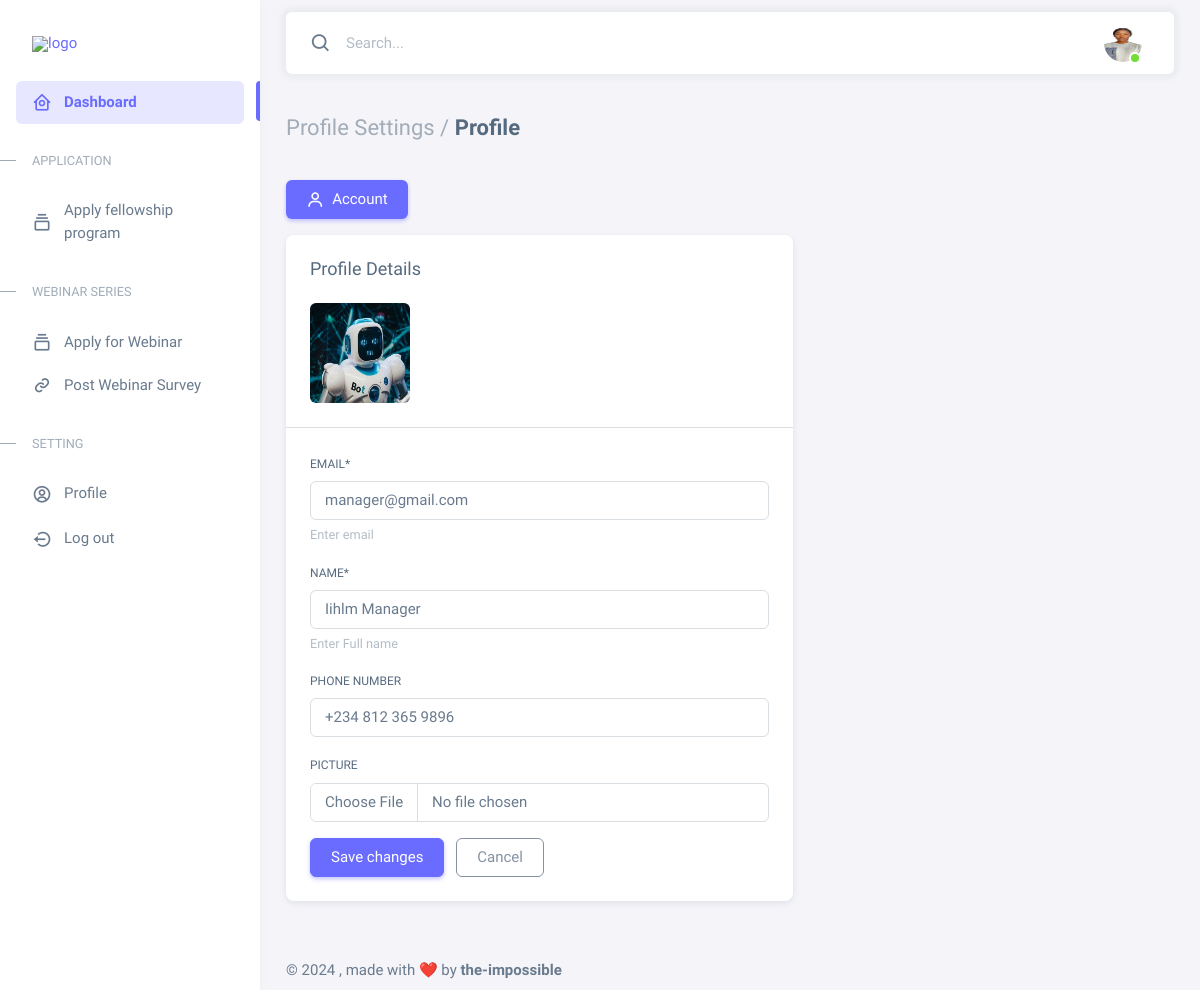
Page /auth/profile/fa147fe7311741ad8feb8c2cf303a5b2 (signed in) on the committed database.
### ALIHF_auth/models.py (models this page shows, shortened)
class User(AbstractBaseUser, PermissionsMixin):
    user_id = models.UUIDField(
        default=uuid.uuid4, primary_key=True, unique=True, editable=False)
    email = models.CharField(max_length=100, db_index=True,
                             unique=True, verbose_name='email address', blank=True)
    name = models.CharField(
        max_length=100, db_index=True, blank=True, null=True)
    phone_number = PhoneNumberField(db_index=True, unique=True, blank=True)
    picture = models.ImageField(
        default='img/user.png', upload_to='uploads/', null=True)
    date_joined = models.DateTimeField(
        verbose_name='date_joined', auto_now_add=True)
    last_login = models.DateTimeField(
        verbose_name='last_login', auto_now=True, null=True)
    is_active = models.BooleanField(default=True)
    is_staff = models.BooleanField(default=False)
    is_superuser = models.BooleanField(default=False)
    USERNAME_FIELD = 'email'
    REQUIRED_FIELDS = ['name', 'phone_number']
    objects = UserManager()
    class Meta:
        db_table = 'Users'
        verbose_name_plural = 'Users'

### ALIHF_auth/views.py (the view)
class UpdateProfileView(SuccessMessageMixin, LoginRequiredMixin, UpdateView):
    model = User
    template_name = "backend/profile.html"
    form_class = UpdateUserCreationForm
    success_message = 'Account Updated Successfully!'
    def get_context_data(self, **kwargs):
        context = super().get_context_data(**kwargs)
        context["type"] = 'Update'
        return context

### ALIHF_auth/forms.py
class UpdateUserCreationForm(forms.ModelForm):
    email = forms.CharField(help_text='Enter email', widget=forms.TextInput(
        attrs={
            'class': 'form-control ',
            'type': 'email',
        }
    ))
    name = forms.CharField(help_text='Enter Full name', widget=forms.TextInput(
        attrs={
            'placeholder': 'Enter Full name',
            'class': 'form-control ',
        }
    ))
    phone_number = PhoneNumberField(region="NG", help_text='Enter Phone number')
    picture = forms.ImageField(required=False, widget=forms.FileInput(
        attrs={
            'class': 'form-control',
            'type': 'file',
            'accept': 'image/png, image/jpeg'
        }
    ))
    class Meta:
        model = User
        fields = ('email', 'name', 'phone_number', 'picture')

### Templates/backend/profile.html (shortened to what this page needs)
{% extends "base_back.html" %}
{% load static %}
{% block head %} {% include "partials/backend/head.html" %} {%endblock %}
{% load crispy_forms_tags %}
{% block body %}
    <div class="layout-wrapper layout-content-navbar">
      <div class="layout-container">
        {% include 'partials/backend/sidebar.html' %}
        <div class="layout-page">
          {% include 'partials/backend/auth_nav.html' %}
          <div class="content-wrapper">
            <div class="container-xxl flex-grow-1 container-p-y">
              <h4 class="fw-bold py-3 mb-4"><span class="text-muted fw-light">Profile Settings /</span> Profile</h4>
              <div class="row">
                <div class="col-md-7">
                  <ul class="nav nav-pills flex-column flex-md-row mb-3">
                    <li class="nav-item">
                      <a class="nav-link active" href="{% url 'auth:profile' request.user.pk %}"><i class="bx bx-user me-1"></i> Account</a>
                    </li>
                  </ul>
                  <div class="card mb-4">
                    <h5 class="card-header">Profile Details</h5>
                    <div class="card-body">
                      <div class="d-flex align-items-start align-items-sm-center gap-4">
                        <img src="{{user.picture.url}}" alt="user-avatar" class="d-block rounded" height="100"
                          width="100"
                          id="uploadedAvatar"
                        />
                      </div>
                    </div>
                    <hr class="my-0" />
                    <div class="card-body">
                      <form id="formAccountSettings" method="POST" enctype="multipart/form-data">
                        {{form|crispy}}
                        <div class="mt-2">
                          <button type="submit" class="btn btn-primary me-2">Save changes</button>
                          <button type="reset" class="btn btn-outline-secondary">Cancel</button>
                        </div>
                      </form>
                    </div>
                  </div>
                </div>
              </div>
            </div>
            {% include 'partials/backend/footer.html' %}
          </div>
        </div>
      </div>
    </div>
    {%endblock %}

### Templates/partials/backend/auth_nav.html (shortened to what this page needs)
{% load static %}
<nav
    class="layout-navbar container-xxl navbar navbar-expand-xl navbar-detached align-items-center bg-navbar-theme"
    id="layout-navbar"
    >
    <div class="navbar-nav-right d-flex align-items-center" id="navbar-collapse">
        <div class="navbar-nav align-items-center">
        <div class="nav-item d-flex align-items-center">
            <i class="bx bx-search fs-4 lh-0"></i>
            <input
            type="text"
            class="form-control border-0 shadow-none"
            placeholder="Search..."
            aria-label="Search..."
            />
        </div>
        </div>
        <ul class="navbar-nav flex-row align-items-center ms-auto">
        <li class="nav-item navbar-dropdown dropdown-user dropdown">
            <a class="nav-link dropdown-toggle hide-arrow" href="javascript:void(0);" data-bs-toggle="dropdown">
            <div class="avatar avatar-online">
                <img src="{{request.user.picture.url}}" width="100" alt class="rounded-circle" />
            </div>
            </a>
        </li>
        </ul>
    </div>
</nav>

### rows in the picture
User: user.picture (picture)
User: picture (picture), email "manager@gmail.com", name "Iihlm Manager", phone_number "+234 812 365 9896"
